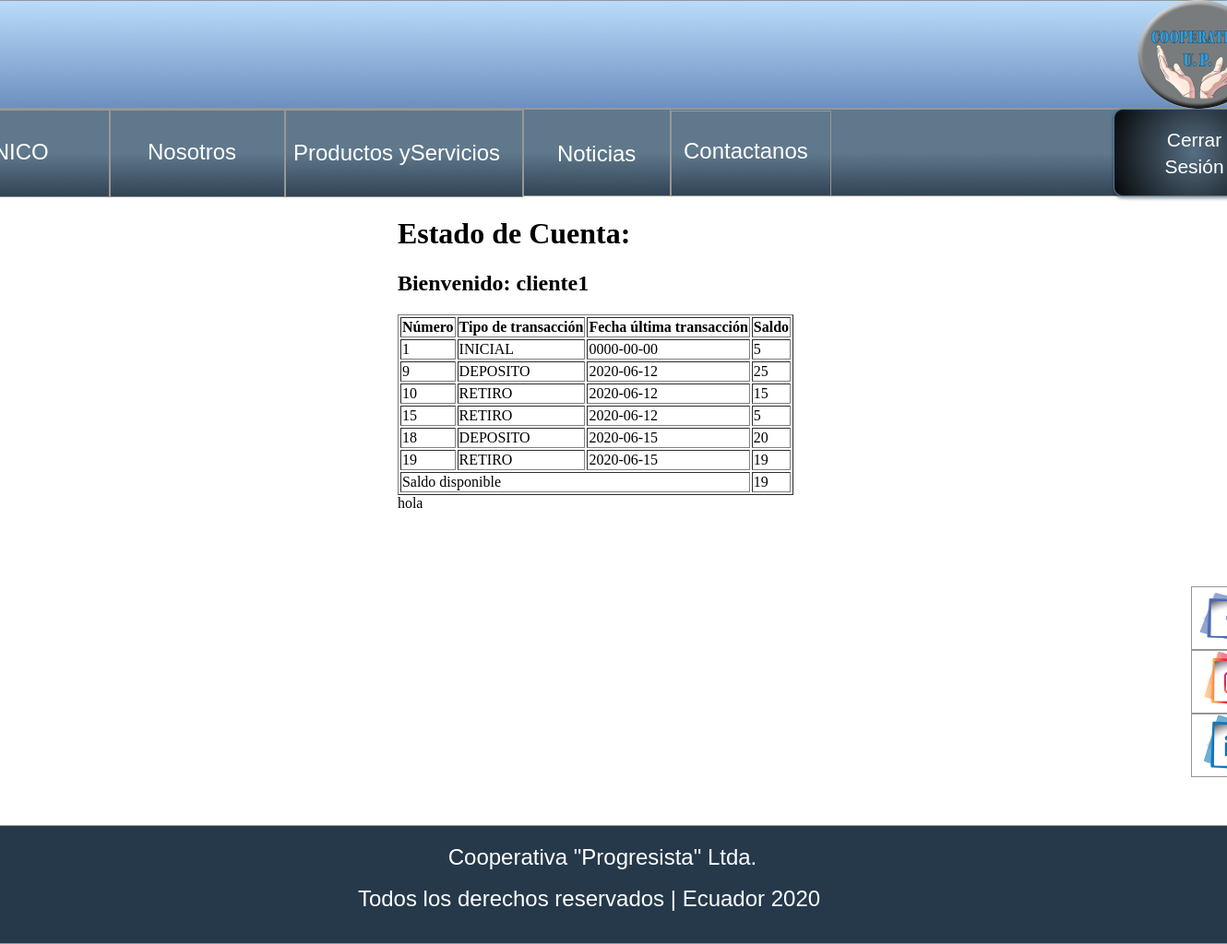
Before: /Publica/coperativa/cajeroEstadoCuenta.php?usuario=cliente1 with the older database file.
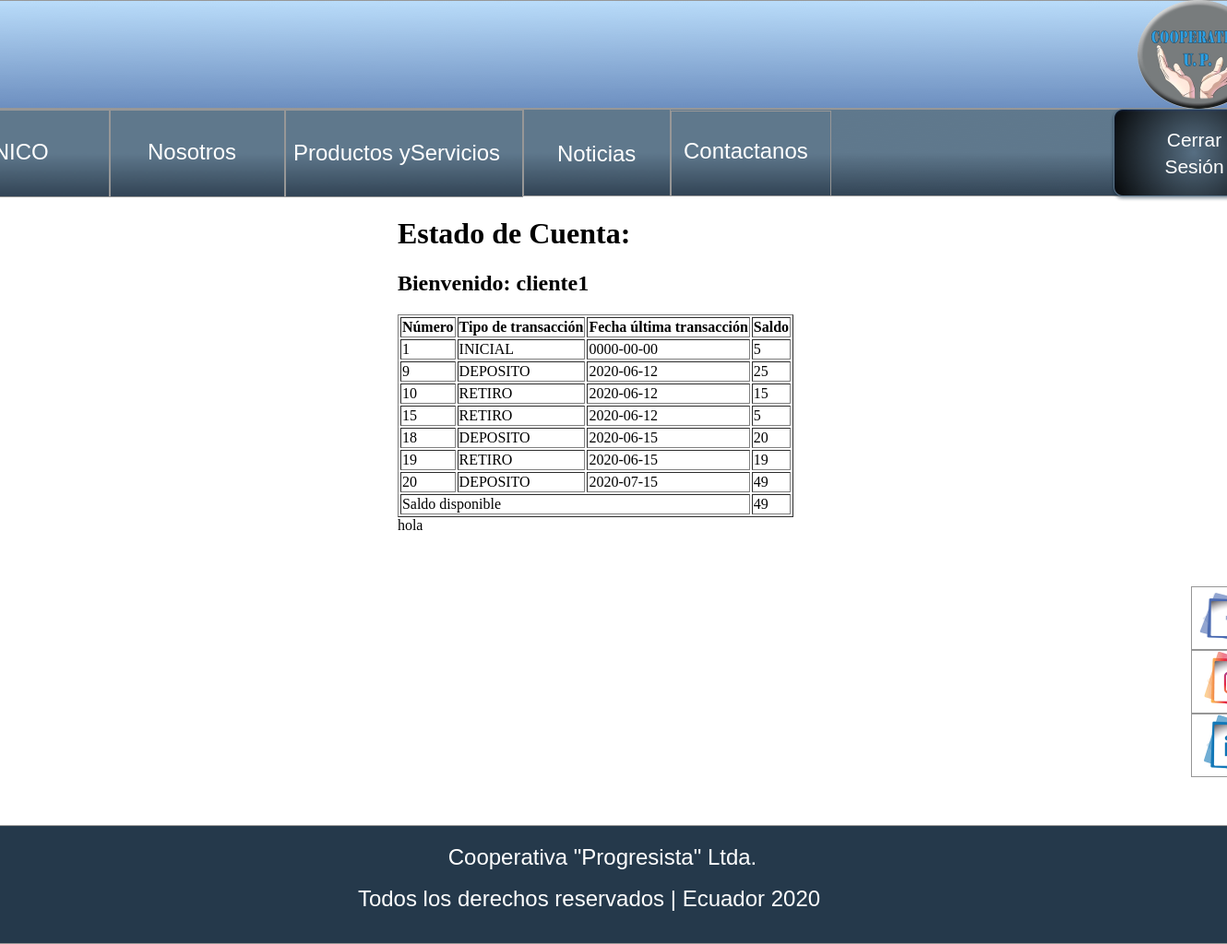
After: the same page with the newer database file.
### tables this page shows
CREATE TABLE `estadocuentas` (
  `ect_id` int(11) NOT NULL,
  `ect_fecha` date NOT NULL,
  `ect_tipo_operacion` varchar(25) NOT NULL,
  `ect_saldo` float NOT NULL,
  `clientes_cli_cuenta_ahorros` int(11) NOT NULL
);

### sistemaCooperativa/conexiondb/conexiondb.php (called while the page is built, shortened)
<?php
class Conexion{
        private $conexion=null;
        private $host     =   'localhost';
        private $db       =   'cooperativadb';
        private $user     =   'root';
        private $password =   'WEcl0105801567';
     public function conectar()
    {
        $consql="mysql:host=".$this->host.";dbname=".$this->db.";charset=utf8";
        try{
            $this->conexion =   new PDO($consql,$this->user,$this->password);
            $this->conexion->setAttribute(PDO::ATTR_ERRMODE,PDO::ERRMODE_EXCEPTION);
        }catch(Exception $e){
            $this->conexion='Error de conexion';
            echo "ERROR: ".$e->getMessage();
        }catch(Exception $e){
            $this->conexion='Error de conexion';
        }finally{
            return $this->conexion;
        }
     }
}
?>

### sistemaCooperativa/controlador/usuarios/realizarEstadoCuenta.php (called while the page is built, shortened)
<?php
require_once '../../sistemaCooperativa/conexiondb/conexiondb.php';
class EstadoCuenta extends Conexion{
    public function listarEstadoCuenta($cliente){
        $sql = "select E.ect_id, E.ect_fecha, E.ect_tipo_operacion, E.ect_saldo  from estadocuentas  E , clientes C
        where C.usuarios_usu_usuario= '".$cliente."' AND E.clientes_cli_cuenta_ahorros=C.cli_cuenta_ahorros";
        $query=Conexion::conectar()->prepare($sql);
        $query->execute();
        return $query->fetchAll();
    }
}
?>

### Publica/coperativa/cajeroEstadoCuenta.php (the view, shortened to what this page needs)
<!DOCTYPE html>
<html>
    <head>
        <link href="./css/inicio.css" rel="stylesheet" type="text/css"/>
    </head>
    <body style="margin: 0;
 background: rgba(255, 255, 255, 1.0);">
        <div class="anima-container-center-horizontal">
            <div class="inicio anima-screen ">
                <div class="fondo-gHfdzk">
                    <div class="rectangle-xR2ake">
                    </div>
                </div>
                <div class="pie-de-pagina-dtfXso anima-flexbox-container">
                    <div class="cooperativa-progres-3E6yx3 font-class-1">
                        Cooperativa "Progresista" Ltda.
                    </div>
                    <div class="todos-los-derechos-r-88lQJw font-class-1">
                        Todos los derechos reservados | Ecuador 2020
                    </div>
                </div>
                <div class="cuerpo-W3vS2v anima-flexbox-container">
                    <div class="fondAdmi">
                        <div>
                            <h1>Estado de Cuenta: </h1>
                        </div>
                        <div>
                            <?php
                                $cliente = $_GET["usuario"];
                                echo"<h2>Bienvenido: $cliente</h2>";
                            ?>
                            <div class="contenedorTablas">
                            <table border="1">
                                <tr>
                                <th>Número </th>
                                <th>Tipo de transacción</th>
                                <th>Fecha última transacción</th>
                                <th>Saldo</th>
                                </tr>
                                <?php
                                require_once "../../sistemaCooperativa/controlador/usuarios/realizarEstadoCuenta.php";
                                $ect=new EstadoCuenta();
                                $saldo=0;
                                foreach($ect->listarEstadoCuenta($cliente) as $key =>$value){
                                    $saldo=$value['ect_saldo'];
                                ?>
                                <tr>
                                <td><?php  echo $row=$value['ect_id'] ?></td>
                                <td><?php  echo $row=$value['ect_tipo_operacion'] ?></td>
                                <td><?php  echo $row=$value['ect_fecha'] ?></td>
                                <td><?php  echo $row=$value['ect_saldo'] ?></td>
                                </tr>
                                <?php
                                    } ?>
                                <tr><td colspan="3">Saldo disponible</td>
                                <td><?php echo $saldo ?></td>
                                </tr>
                                </table>
                            </div>
                            <div>hola</div>
                        </div>
                    </div>
                </div>
                <div class="encabesado-jjxew7">
                    <img class="rectangle-rCREGI" src="./img/inicio-rectangle-5.png"/>
                    <a href="inicio.html">
                        <img class="rectangle-91Pcc3" src="./img/inicio-rectangle-7@2x.png"/>
                    </a>
                    <div class="inico-Q4q8Pi font-class-1">
                        INICO
                    </div>
                    <a href="nosotros.html">
                        <img class="rectangle-rfFNEM" src="./img/nosotros-rectangle-3@2x.png"/>
                    </a>
                    <div class="nosotros-ip8ni7 font-class-1">
                        Nosotros
                    </div>
                    <a href="contactenos.html">
                        <img class="rectangle-A7bZhs" src="./img/contactenos-rectangle-4@2x.png"/>
                    </a>
                    <div class="contactanos-FpFxEv font-class-1">
                        Contactanos
                    </div>
                    <a href="noticias.html">
                        <img class="rectangle-zP8AVO" src="./img/noticias-rectangle-5@2x.png"/>
                    </a>
                    <div class="noticias-TCxFzP font-class-1">
                        Noticias
                    </div>
                    <a href="productoyservicios.html">
                        <img class="rectangle-bGRHnJ" src="./img/contactenos-rectangle-6@2x.png"/>
                    </a>
                    <div class="productos-y-servicios-uRxy3W font-class-1">
                        Productos yServicios
                    </div>
                    <img class="whats-app-image-2020-05-14-at-8-07-51-pm-E33ASQ" src="./img/login-whatsapp-image-2020-05-14-at-80751-pm@2x.png"/>
                    <div class="boton-CkmsDY">
                        <a href="login.html">
                            <img class="rectangle-6CDbpr" src="./img/noticias-rectangle-7@2x.png"/>
                        </a>
                        <div class="coprerativa-virtual-mH4mCL font-class-3">
                            Cerrar <br />Sesión
                        </div>
                    </div>
                </div>
                <div class="iconos-2-Vlaxun anima-flexbox-container">
                    <div class="overlap-group6-nxjBjH">
                        <img class="iconos-3-v7TSqb" src="./img/inicio-iconos-3@2x.png"/>
                    </div>
                    <div class="overlap-group7-0KByYh">
                        <img class="iconos-4-DcyczL" src="./img/inicio-iconos-4@2x.png"/>
                    </div>
                    <div class="overlap-group5-ypHxwY">
                        <img class="iconos-xr2DH6" src="./img/inicio-iconos@2x.png"/>
                    </div>
                </div>
            </div>
        </div>
    </body>
</html>

Changed rows visible on the page:
added estadocuentas: ect_id "20", ect_tipo_operacion "DEPOSITO", ect_fecha "2020-07-15", ect_saldo "49"
Other visible differences:
$saldo: "19" → "49"
